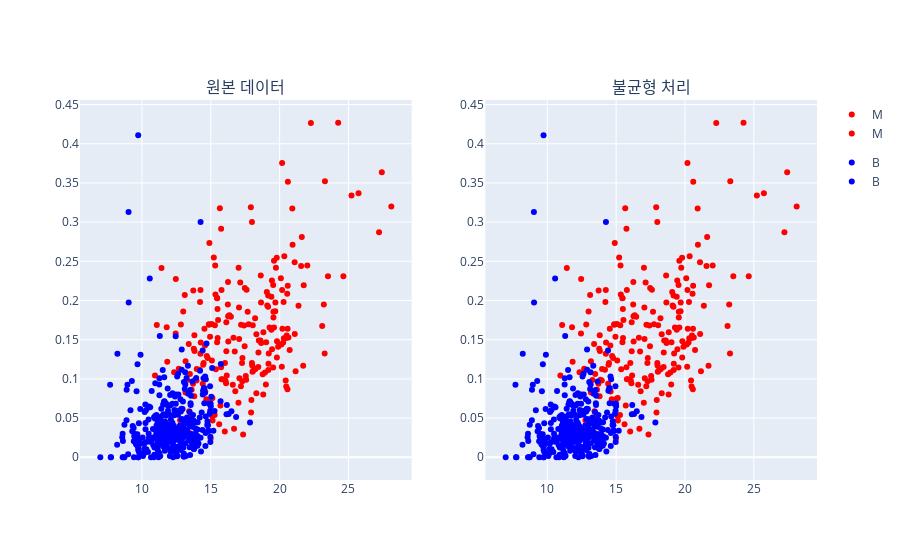

Notebook code cell kept with this figure:
### Code cell
from plotly.subplots import make_subplots

def plot_resample(x_resample, fig1):
    fig2 = px.scatter(x_resample, x='Mean Radius', y='Mean Concavity', color='Diagnosis_resample', color_discrete_map=color_map)
    fig_sub = make_subplots(rows=1, cols=2, subplot_titles=('원본 데이터', '불균형 처리'))
    for i in fig1.data:
        fig_sub.add_trace(i, row = 1, col = 1)
    for k in fig2.data:
        fig_sub.add_trace(k, row = 1, col = 2)
    return fig_sub

plot_resample(x_resample, fig1)

### Figure 1 — Plotly figure (JSON) as saved in the notebook; plotly's stock layout.template omitted (floating-point values rounded to 4 significant figures; data arrays with more than 128 entries replaced by an {"elided": "..."} marker saying what was removed)
{"data": [{"hovertemplate": "Diagnosis=M<br>Mean Radius=%{x}<br>Mean Concavity=%{y}<extra></extra>", "legendgroup": "M", "marker": {"color": "red", "symbol": "circle"}, "mode": "markers", "name": "M", "orientation": "v", "showlegend": true, "type": "scatter", "x": {"elided": "212 float values"}, "xaxis": "x", "y": {"elided": "212 float values"}, "yaxis": "y"}, {"hovertemplate": "Diagnosis=B<br>Mean Radius=%{x}<br>Mean Concavity=%{y}<extra></extra>", "legendgroup": "B", "marker": {"color": "blue", "symbol": "circle"}, "mode": "markers", "name": "B", "orientation": "v", "showlegend": true, "type": "scatter", "x": {"elided": "357 float values"}, "xaxis": "x", "y": {"elided": "357 float values"}, "yaxis": "y"}, {"hovertemplate": "Diagnosis_resample=M<br>Mean Radius=%{x}<br>Mean Concavity=%{y}<extra></extra>", "legendgroup": "M", "marker": {"color": "red", "symbol": "circle"}, "mode": "markers", "name": "M", "orientation": "v", "showlegend": true, "type": "scatter", "x": {"elided": "212 float values"}, "xaxis": "x2", "y": {"elided": "212 float values"}, "yaxis": "y2"}, {"hovertemplate": "Diagnosis_resample=B<br>Mean Radius=%{x}<br>Mean Concavity=%{y}<extra></extra>", "legendgroup": "B", "marker": {"color": "blue", "symbol": "circle"}, "mode": "markers", "name": "B", "orientation": "v", "showlegend": true, "type": "scatter", "x": {"elided": "342 float values"}, "xaxis": "x2", "y": {"elided": "342 float values"}, "yaxis": "y2"}], "layout": {"annotations": [{"font": {"size": 16}, "showarrow": false, "text": "원본 데이터", "x": 0.225, "xanchor": "center", "xref": "paper", "y": 1, "yanchor": "bottom", "yref": "paper"}, {"font": {"size": 16}, "showarrow": false, "text": "불균형 처리", "x": 0.775, "xanchor": "center", "xref": "paper", "y": 1, "yanchor": "bottom", "yref": "paper"}], "xaxis": {"anchor": "y", "domain": [0, 0.45]}, "xaxis2": {"anchor": "y2", "domain": [0.55, 1]}, "yaxis": {"anchor": "x", "domain": [0, 1]}, "yaxis2": {"anchor": "x2", "domain": [0, 1]}}}
